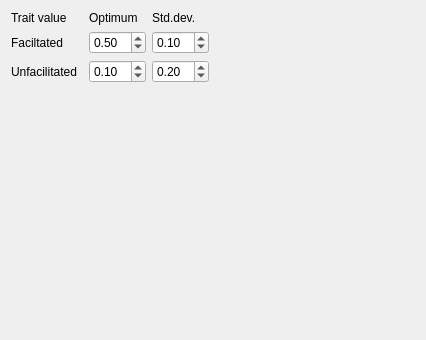
<?xml version="1.0" encoding="UTF-8"?>
<ui version="4.0">
 <class>korter_project_fitness_widget</class>
 <widget class="QWidget" name="korter_project_fitness_widget">
  <property name="geometry">
   <rect>
    <x>0</x>
    <y>0</y>
    <width>426</width>
    <height>340</height>
   </rect>
  </property>
  <property name="windowTitle">
   <string>Form</string>
  </property>
  <layout class="QGridLayout" name="gridLayout">
   <item row="4" column="0">
    <spacer name="spacer">
     <property name="orientation">
      <enum>Qt::Vertical</enum>
     </property>
     <property name="sizeHint" stdset="0">
      <size>
       <width>20</width>
       <height>40</height>
      </size>
     </property>
    </spacer>
   </item>
   <item row="1" column="3">
    <widget class="QDoubleSpinBox" name="box_fac_stddev">
     <property name="singleStep">
      <double>0.010000000000000</double>
     </property>
     <property name="value">
      <double>0.100000000000000</double>
     </property>
    </widget>
   </item>
   <item row="2" column="3">
    <widget class="QDoubleSpinBox" name="box_unfac_stddev">
     <property name="singleStep">
      <double>0.010000000000000</double>
     </property>
     <property name="value">
      <double>0.200000000000000</double>
     </property>
    </widget>
   </item>
   <item row="0" column="3">
    <widget class="QLabel" name="label_stddev">
     <property name="text">
      <string>Std.dev.</string>
     </property>
    </widget>
   </item>
   <item row="1" column="2">
    <widget class="QDoubleSpinBox" name="box_fac_opt">
     <property name="value">
      <double>0.500000000000000</double>
     </property>
    </widget>
   </item>
   <item row="2" column="2">
    <widget class="QDoubleSpinBox" name="box_unfac_opt">
     <property name="value">
      <double>0.100000000000000</double>
     </property>
    </widget>
   </item>
   <item row="0" column="2">
    <widget class="QLabel" name="label_opt">
     <property name="text">
      <string>Optimum</string>
     </property>
    </widget>
   </item>
   <item row="0" column="0">
    <widget class="QLabel" name="label_trait_value">
     <property name="text">
      <string>Trait value</string>
     </property>
    </widget>
   </item>
   <item row="1" column="0">
    <widget class="QLabel" name="label_fac">
     <property name="text">
      <string>Faciltated</string>
     </property>
    </widget>
   </item>
   <item row="2" column="0">
    <widget class="QLabel" name="label_unfac">
     <property name="text">
      <string>Unfacilitated</string>
     </property>
    </widget>
   </item>
   <item row="2" column="4">
    <spacer name="horizontalSpacer">
     <property name="orientation">
      <enum>Qt::Horizontal</enum>
     </property>
     <property name="sizeHint" stdset="0">
      <size>
       <width>40</width>
       <height>20</height>
      </size>
     </property>
    </spacer>
   </item>
   <item row="3" column="0" colspan="4">
    <widget class="QLabel" name="image">
     <property name="text">
      <string/>
     </property>
     <property name="pixmap">
      <pixmap resource="korter_project.qrc">:/images/SulfideDetoxificationSmall.jpg</pixmap>
     </property>
     <property name="alignment">
      <set>Qt::AlignCenter</set>
     </property>
    </widget>
   </item>
  </layout>
 </widget>
 <resources>
  <include location="korter_project.qrc"/>
 </resources>
 <connections/>
</ui>
